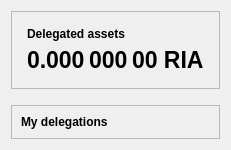
                    <widget class="QWidget" name="tab_my_delegations">
                        <attribute name="title">
                            <string>&amp;My Delegations</string>
                        </attribute>
                        <layout class="QVBoxLayout" name="verticalLayoutTab3">
                            <item>
                                <widget class="QFrame" name="frameDelegationsInfo">
                                    <property name="frameShape">
                                        <enum>QFrame::StyledPanel</enum>
                                    </property>
                                    <property name="frameShadow">
                                        <enum>QFrame::Raised</enum>
                                    </property>
                                    <layout class="QVBoxLayout" name="verticalLayoutTab3_1">
                                        <property name="spacing">
                                            <number>15</number>
                                        </property>
                                        <property name="leftMargin">
                                            <number>15</number>
                                        </property>
                                        <property name="topMargin">
                                            <number>15</number>
                                        </property>
                                        <property name="rightMargin">
                                            <number>15</number>
                                        </property>
                                        <property name="bottomMargin">
                                            <number>15</number>
                                        </property>
                                        <item>
                                            <layout class="QGridLayout" name="gridLayout_3">
                                                <property name="spacing">
                                                    <number>6</number>
                                                </property>
                                                <item row="0" column="0">
                                                    <widget class="QLabel" name="labelDelegatedAssetsText">
                                                        <property name="font">
                                                            <font>
                                                                <weight>75</weight>
                                                                <bold>true</bold>
                                                            </font>
                                                        </property>
                                                        <property name="text">
                                                            <string>Delegated assets</string>
                                                        </property>
                                                        <property name="alignment">
                                                            <set>Qt::AlignLeading|Qt::AlignLeft|Qt::AlignVCenter</set>
                                                        </property>
                                                    </widget>
                                                </item>
                                                <item row="1" column="0">
                                                    <widget class="QLabel" name="labelDelegatedAssets">
                                                        <property name="font">
                                                            <font>
                                                                <pointsize>17</pointsize>
                                                                <bold>true</bold>
                                                            </font>
                                                        </property>
                                                        <property name="cursor">
                                                            <cursorShape>IBeamCursor</cursorShape>
                                                        </property>
                                                        <property name="toolTip">
                                                            <string>Your current delegated balance</string>
                                                        </property>
                                                        <property name="text">
                                                            <string notr="true">0.000 000 00 RIA</string>
                                                        </property>
                                                        <property name="alignment">
                                                            <set>Qt::AlignLeading|Qt::AlignLeft|Qt::AlignVCenter</set>
                                                        </property>
                                                        <property name="textInteractionFlags">
                                                            <set>Qt::LinksAccessibleByMouse|Qt::TextSelectableByMouse</set>
                                                        </property>
                                                    </widget>
                                                </item>
                                            </layout>
                                        </item>
                                    </layout>
                                </widget>
                            </item>
                            <item>
                                <spacer name="verticalSpacer3">
                                    <property name="orientation">
                                        <enum>Qt::Vertical</enum>
                                    </property>
                                    <property name="sizeType">
                                        <enum>QSizePolicy::Fixed</enum>
                                    </property>
                                    <property name="sizeHint" stdset="0">
                                        <size>
                                            <width>20</width>
                                            <height>10</height>
                                        </size>
                                    </property>
                                </spacer>
                            </item>
                            <item>
                                <widget class="QFrame" name="frameTabMyDelegations">
                                    <property name="frameShape">
                                        <enum>QFrame::StyledPanel</enum>
                                    </property>
                                    <property name="frameShadow">
                                        <enum>QFrame::Raised</enum>
                                    </property>
                                    <layout class="QVBoxLayout" name="verticalLayout_3">
                                        <item>
                                            <widget class="QLabel" name="labelMyDelegationsText">
                                                <property name="font">
                                                    <font>
                                                        <weight>75</weight>
                                                        <bold>true</bold>
                                                    </font>
                                                </property>
                                                <property name="text">
                                                    <string>My delegations</string>
                                                </property>
                                            </widget>
                                        </item>
                                    </layout>
                                </widget>
                            </item>
                        </layout>
                    </widget>
